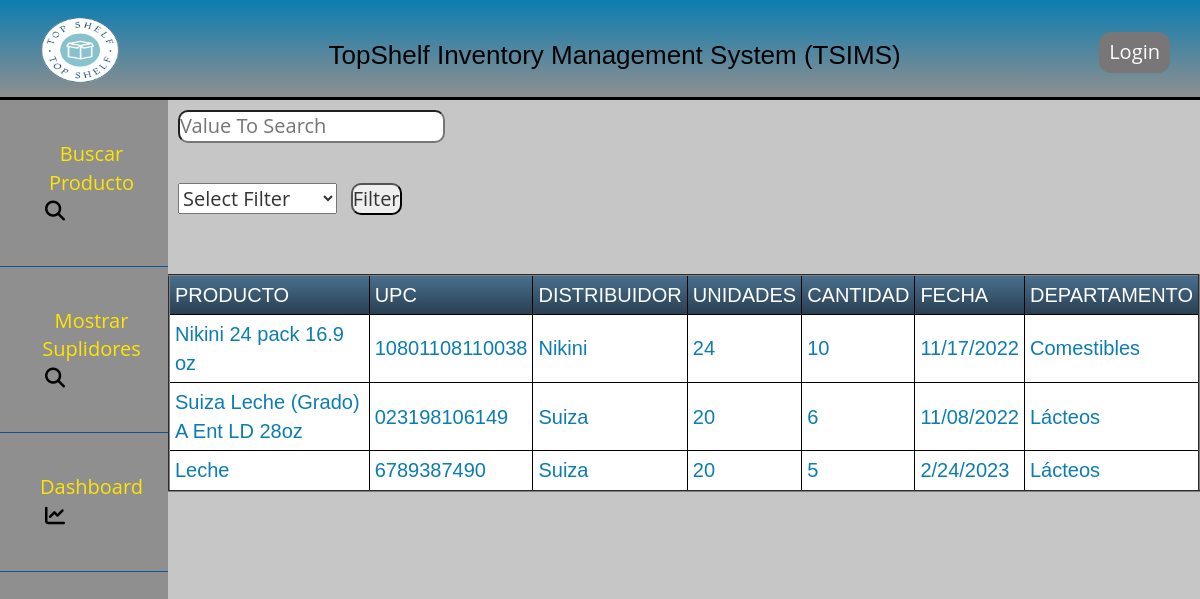
/index.php?page=findProduct.php, run on the app's committed database.
### tables this page shows
CREATE TABLE `stock` (
  `StockID` int(11) NOT NULL,
  `Producto` varchar(255) DEFAULT NULL,
  `Upc` varchar(24) DEFAULT NULL,
  `Distribuidor` varchar(255) DEFAULT NULL,
  `Unidades` int(11) DEFAULT NULL,
  `Cantidad` int(11) DEFAULT NULL,
  `Fecha` varchar(20) DEFAULT NULL,
  `Departamento` varchar(255) DEFAULT NULL
);

### findProduct.php (the view, shortened to what this page needs)
<?php
    if (isset($_POST['search'])) {
        $connection = new mysqli("localhost", "root", "", "topshelf3");
        $valueToSearch = $connection->real_escape_string($_POST['valueToSearch']);
        $column = $connection->real_escape_string($_POST['column']);
            if ($column == "" || $valueToSearch == "" ){
				$sql = $connection->query("SELECT * FROM stock");
				$query = "SELECT * FROM stock";
                $search_result = filterTable($query);
			}else{
            $sql = $connection->query("SELECT * FROM stock WHERE ". $column ." LIKE '%". $valueToSearch ."%' ");
            if (mysqli_num_rows($sql)){
                    $query = "SELECT * FROM stock WHERE ". $column ." LIKE '%". $valueToSearch ."%' ";
                    $search_result = filterTable($query);
            }else{
				echo "Your search query doesn't match any data!";
				$sql = $connection->query("SELECT * FROM stock");
				$query = "SELECT * FROM stock";
                $search_result = filterTable($query);
			}
	}
    }else{
            $query = "SELECT * FROM stock";
            $search_result = filterTable($query);
    }
    function filterTable($query){
    $connect = mysqli_connect("localhost", "root", "", "topshelf3");
    $filter_Result = mysqli_query($connect, $query);
    return $filter_Result;
    }
?>
<form action="index.php?page=findproduct.php" method="post">
    <input type="text" name="valueToSearch" placeholder="Value To Search" style= "margin: 10px;"><br><br>
	<select name="column" style= "margin: 10px;">
                <option value="">Select Filter</option>
    </select>
    <input type="submit" name="search" value="Filter"><br><br>
<div class="values">
<div class="board">
<div class="dbtables">
<table border= "2" class="tablasAdjust">
<thead>
	<tr>
		<td>Producto</td>
		<td>Upc</td>
		<td>Distribuidor</td>
		<td>Unidades</td>
		<td>Cantidad</td>
		<td>Fecha</td>
		<td>Departamento</td>
	</tr>
</thead>
<?php
while($row = mysqli_fetch_array($search_result)):
echo"<tbody>
	<tr>
		<td>",  $row["Producto"]  ,"</td>
		<td>",  $row["Upc"]  ,"</td>
		<td>",  $row["Distribuidor"]  ,"</td>
		<td>",  $row["Unidades"]  ,"</td>
		<td>",  $row["Cantidad"]  ,"</td>
		<td>",  $row["Fecha"]  ,"</td>
		<td>",  $row["Departamento"]  ,"</td>
	</tr>
</tbody>";
endwhile;
?>
</table>
</div>
</div>
</div>
</form>

### index.php (shortened to what this page needs)
<!doctype html>
<link rel="stylesheet" href="https://maxcdn.bootstrapcdn.com/bootstrap/3.4.1/css/bootstrap.min.css">
<?php
	if (isset($_SESSION["admin"])) {
		include_once 'adminheader.php';
		include_once 'adminpanel.php';
	} else {
		include_once 'header.php';
		include_once 'seccontent.php';
	}
	if(!isset($_GET['page'])) {
	} else {
		$page=$_GET['page'];
		include("$page");
	}
?>
<?php
	include_once 'footer.php';
?>

### header.php (shortened to what this page needs)
<html>
	<head>
		<link rel="stylesheet" href="https://cdnjs.cloudflare.com/ajax/libs/font-awesome/6.2.0/css/all.min.css">
		<link href="styles.css" rel="stylesheet" type="text/css" />
	</head>
<body>
	<nav>
		<div class="header">
		<div class="logo">
		<a href="index.php"><img src="images/LogoNBG.png" alt="TopShelf logo" width = "100" height = "72"/></a>
		</div>
			<div class="navigation">
				<a href='index.php?page=login.php'>Login</a>
				</div>
				<div class="name">
				<p>TopShelf Inventory Management System (TSIMS)</p>
			</div>
		</div>
	</nav>
	<div class="maincontent">

### seccontent.php
<div class="seccontent">
  <table class="sidebar" width="100%" height="100%">
 <tr>
	<td>
		<p>
			<a href="index.php?page=findProduct.php">Buscar Producto
			<span class="icon"><i class="fa-solid fa-magnifying-glass"></i></span>
			</a>
		</p>
	</td>
 </tr>
 <tr>
	<td>
		<p>
			<a href="index.php?page=mostrarSuplidores.php">Mostrar Suplidores
			<span class="icon"><i class="fa-solid fa-magnifying-glass"></i></span>
			</a>
		</p>
	</td>
 </tr>
 <tr>
	<td>
		<p>
			<a href="index.php?page=dashboard.php">Dashboard
			<span class="icon"><i class="fas fa-chart-line"></i></span>
			</a>
		</p>
	</td>
 </tr>
</table>
</div>

### footer.php
</div>
</body>
</html>

### styles.css (style rules this page uses)
* { text-decoration: none; margin: 0; padding: 0; box-sizing: border-box; font-family:'open sans', 'sans-serif'; }
body { font-family:Arial, Helvetica, sans-serif; }
p { font-family:Arial, Helvetica, sans-serif; }
.maincontent { width:100%; height:100%; float:left; position:absolute; background-color:#c6c6c6; }
.header { width:auto; height: 100px; background: linear-gradient(#0c7db1, #8f8f8f); border-bottom-width:3px; border-bottom-color:#000; border-bottom-style:solid; }
.name { font-size:26px; text-align:center; padding:37px; color:black; }
.navigation { float:right; font-size:26px; text-align:center; padding: 6px 10px; margin-right:30px; margin-top:32px; background-color: rgb(120, 118, 118); color: white; font-size: 20px; border: none; cursor: pointer; border-radius: 12px; position: center; }
.navigation a { color:white; text-decoration: none; }
.seccontent { display:flex; max-width:14%; width:auto; height:100%; float:left; font-size: 30px; }
.seccontent table { display:block; width:100%; height:100%; overflow-x: hidden; background-color:#8f8f8f; font: Arial, Helvetica, sans-serif; text-align: center; }
.seccontent td { padding:10px; width:auto; border-bottom: 1px solid #10558d; }
.seccontent a { width:auto; margin: 30px; font-size: 20px; color: #FFE500; text-decoration: none; float:left; }
.icon { display: inline-block; margin:0; color: black; width: 30px; float:left; }
.dbtables { border-collapse: separate; border-spacing: 0; color:#0c7db1; font: Arial, Helvetica, sans-serif; }
.dbtables tr td { font-family:Arial, Helvetica, sans-serif; border:1px solid #000; padding:5px; font-size: 20px; }
.dbtables th,td { font-family:Arial, Helvetica, sans-serif; padding:10px 15px; vertical-align:middle; font-size: 20px; }
thead { background: #395870; background: linear-gradient(#49708f, #293f50); color: #fff; font-size: 11px; text-transform: uppercase; }
tbody { background: #rgb(120, 118, 118); }
.logo { float:left; margin-left:30px; margin-top:14px; }
input { font-size:20px; border-radius: 10px; }
select { font-size:20px; }
.values { width: auto; padding: 30px 30px 0 30px; display:flex; align-items:center; flex-wrap:wrap; }
.values { padding: 0px 0px 0px 0px; justify-content: space-evenly; align-items: center; flex-wrap: wrap; }
.board { width: 100%; margin: 30px 0 0 0; background: #fff; border-radius: 8px; }
.tablasAdjust { width: 100%; border-radius: 8px; }

### data on the page
stock: Producto "Nikini 24 pack 16.9 oz", Upc "10801108110038", Distribuidor "Nikini", Unidades "24", Cantidad "10", Fecha "11/17/2022", Departamento "Comestibles"
stock: Producto "Suiza Leche (Grado) A Ent LD 28oz", Upc "023198106149", Distribuidor "Suiza", Unidades "20", Cantidad "6", Fecha "11/08/2022", Departamento "Lácteos"
stock: Producto "Leche", Upc "6789387490", Distribuidor "Suiza", Unidades "20", Cantidad "5", Fecha "2/24/2023", Departamento "Lácteos"
